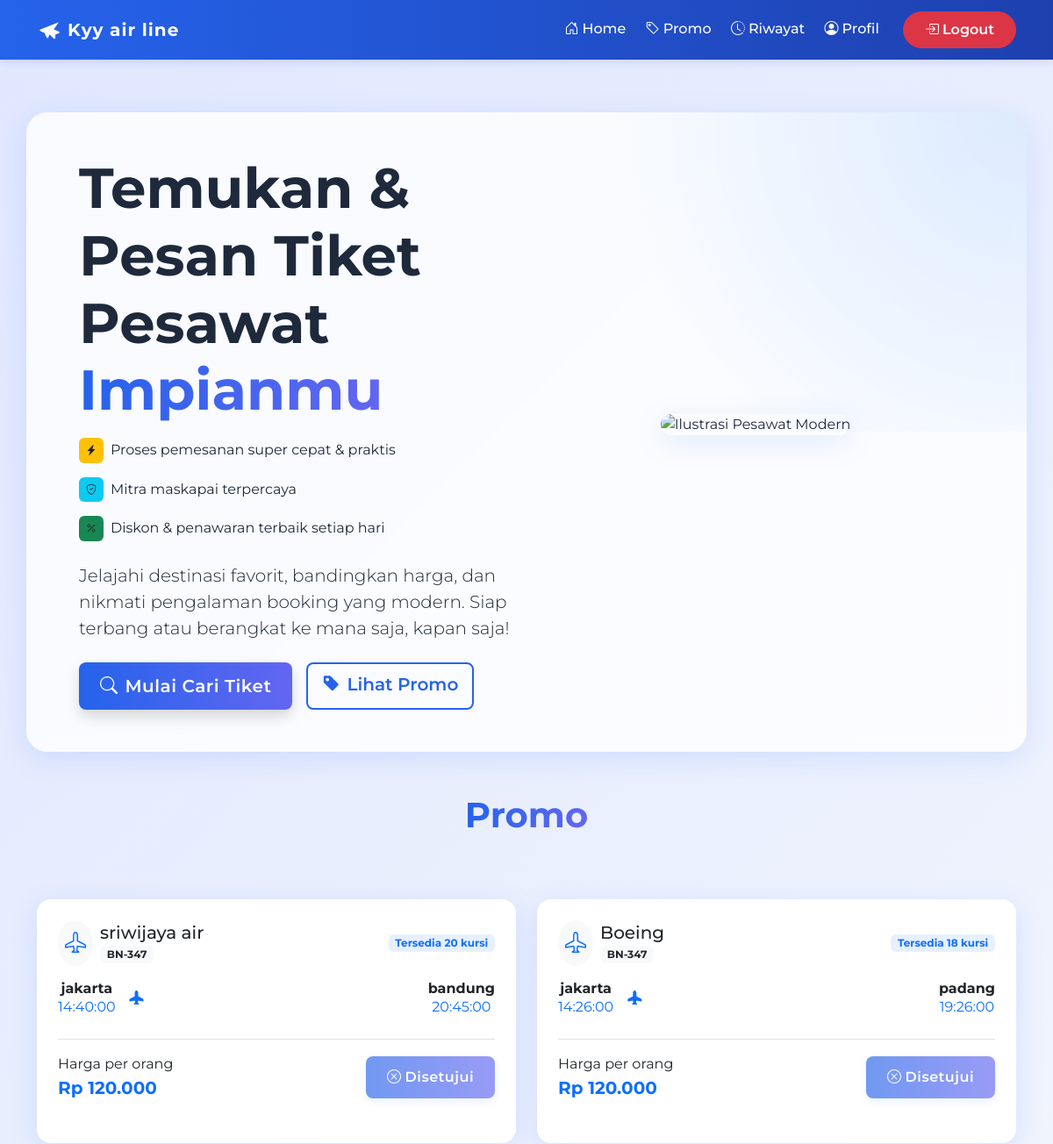
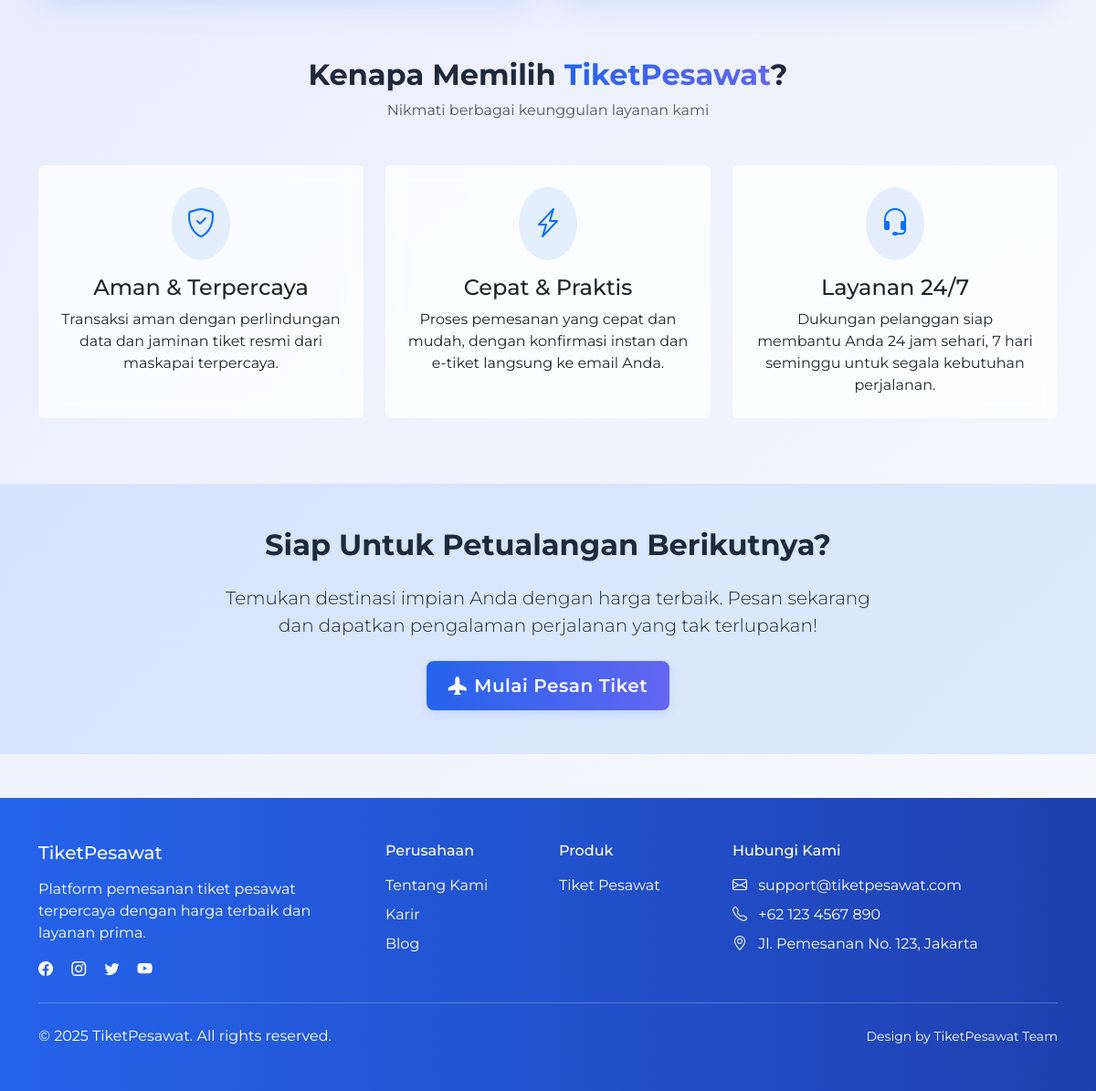
Screenshot of /index.php (signed in) with the database file from the repository (2 pictures, top to bottom).
### tables this page shows
CREATE TABLE `pesawat` (
  `id` int NOT NULL,
  `nama` varchar(50) NOT NULL,
  `no_penerbangan` varchar(50) NOT NULL,
  `asal` varchar(50) NOT NULL,
  `tujuan` varchar(50) NOT NULL,
  `tanggal_berangkat` date DEFAULT NULL,
  `waktu_berangkat` time DEFAULT NULL,
  `harga` decimal(12,2) NOT NULL,
  `created_at` timestamp NOT NULL DEFAULT CURRENT_TIMESTAMP,
  `updated_at` timestamp NOT NULL DEFAULT CURRENT_TIMESTAMP,
  `waktu_tiba` time DEFAULT NULL,
  `kursi_tersedia` int NOT NULL
);

CREATE TABLE `bookings` (
  `id` int NOT NULL,
  `id_pesawat` int NOT NULL,
  `id_user` int NOT NULL,
  `kode` varchar(50) NOT NULL,
  `status` enum('disetujui','menunggu') NOT NULL,
  `kelas` enum('ekonomi','bisnis','first class') NOT NULL,
  `jumlah` int NOT NULL DEFAULT '1',
  `total_harga` int NOT NULL DEFAULT '0',
  `created_at` timestamp NOT NULL DEFAULT CURRENT_TIMESTAMP,
  `tanggal_beli` timestamp NULL DEFAULT CURRENT_TIMESTAMP
);

### index.php (the view, shortened to what this page needs)
<?php
include "./koneksi.php";
$query = "SELECT * FROM pesawat ORDER BY created_at DESC LIMIT 4";
$result_pesawat = $mysql->query($query)->fetch_all(MYSQLI_ASSOC);
$user = [
    "user" => [],
    "bookings" => []
];
if (isset($_SESSION["username"])) {
    $session_username = $_SESSION["username"];
    $stmt_user = $mysql->prepare("SELECT id, nama, role FROM users WHERE username = ?");
    $stmt_user->bind_param("s", $session_username);
    $stmt_user->execute();
    $result_user = $stmt_user->get_result();
    $user_data = $result_user->fetch_assoc();
    if ($user_data) {
        $user["user"] = $user_data;
        $user_id = $user_data["id"];
        $stmt_booking = $mysql->prepare("SELECT id_pesawat, status FROM bookings WHERE id_user = ?");
        $stmt_booking->bind_param("i", $user_id);
        $stmt_booking->execute();
        $bookings_result = $stmt_booking->get_result();
        $user["bookings"] = $bookings_result->fetch_all(MYSQLI_ASSOC);
    } else {
        session_unset();
        session_destroy();
        $is_logged_in = false;
    }
}
?>
<!DOCTYPE html>
<html lang="id">
<head>
    <link href="https://cdn.jsdelivr.net/npm/bootstrap@5.3.3/dist/css/bootstrap.min.css" rel="stylesheet">
    <link rel="stylesheet" href="https://cdn.jsdelivr.net/npm/bootstrap-icons@1.11.1/font/bootstrap-icons.css">
    <link rel="stylesheet" href="./assets/css/style.css">
    <link rel="stylesheet" href="https://cdnjs.cloudflare.com/ajax/libs/animate.css/4.1.1/animate.min.css" />
</head>
<body>
    <?php
    include "navbar.php";
    ?>
    <section class="hero-section pt-5 mt-5">
        <div class="container">
            <div class="row align-items-center hero-bg p-4 p-md-5">
                <div class="col-lg-6 mb-4 mb-lg-0">
                    <h1 class="display-3 fw-bold mb-3 animate__animated animate__fadeInLeft" style="line-height:1.2;">Temukan & Pesan Tiket Pesawat <span class="text-primary-gradient">Impianmu</span></h1>
                    <ul class="list-unstyled mb-4 animate__animated animate__fadeInLeft animate__delay-1s">
                        <li class="mb-3 d-flex align-items-center">
                            <span class="badge bg-warning text-dark me-2 p-2"><i class="bi bi-lightning-charge-fill"></i></span>
                            <span>Proses pemesanan super cepat & praktis</span>
                        </li>
                        <li class="mb-3 d-flex align-items-center">
                            <span class="badge bg-info text-dark me-2 p-2"><i class="bi bi-shield-check"></i></span>
                            <span>Mitra maskapai terpercaya</span>
                        </li>
                        <li class="mb-3 d-flex align-items-center">
                            <span class="badge bg-success text-dark me-2 p-2"><i class="bi bi-percent"></i></span>
                            <span>Diskon & penawaran terbaik setiap hari</span>
                        </li>
                    </ul>
                    <p class="lead mb-4 animate__animated animate__fadeInLeft animate__delay-2s">Jelajahi destinasi favorit, bandingkan harga, dan nikmati pengalaman booking yang modern. Siap terbang atau berangkat ke mana saja, kapan saja!</p>
                    <div class="d-flex flex-wrap gap-3 animate__animated animate__fadeInUp animate__delay-3s">
                        <a href="./pencarian.php" class="btn btn-primary btn-lg shadow">
                            <i class="bi bi-search me-2"></i>Mulai Cari Tiket
                        </a>
                        <a href="#promo" class="btn btn-outline-primary btn-lg">
                            <i class="bi bi-tag-fill me-2"></i>Lihat Promo
                        </a>
                    </div>
                </div>
                <div class="col-lg-6 text-center">
                    <img src="https://images.unsplash.com/photo-1464037866556-6812c9d1c72e?auto=format&fit=crop&w=600&q=80" alt="Ilustrasi Pesawat Modern" class="img-fluid hero-img mb-3">
                </div>
            </div>
        </div>
    </section>
    <section class="container">
        <div class="search-results">
            <div class="d-flex justify-content-between align-items-center mb-4">
                <h3 class="fw-bold mb-5 mt-5 text-center" style="width: 100%; font-size: 40px;"><span class="text-primary-gradient" id="promo">Promo</span></h3>
            </div>
            <div class="row g-4" data-animate="animate-fade-in">
                <?php
                foreach ($result_pesawat as $pesawat) {
                    $rupiah = "Rp " . number_format($pesawat["harga"], 0, ",", ".");
                ?>
                    <div class="col-md-6" data-animate="animate-fade-in">
                        <div class="result-card card h-100">
                            <div class="card-body p-4">
                                <div class="d-flex justify-content-between align-items-center mb-3">
                                    <div class="d-flex align-items-center">
                                        <div class="airline-logo me-2 rounded-circle bg-light p-2">
                                            <i class="bi bi-airplane text-primary" style="font-size: 1.5rem;"></i>
                                        </div>
                                        <div>
                                            <h5 class="card-title mb-0"><?= $pesawat["nama"] ?></h5>
                                            <span class="badge bg-light text-dark"><?= $pesawat["no_penerbangan"] ?></span>
                                        </div>
                                    </div>
                                    <span class="badge bg-primary bg-opacity-10 text-primary"><?= "Tersedia " . $pesawat["kursi_tersedia"] . " kursi" ?? 'Tidak ada kursi tersedia' ?></span>
                                </div>
                                <div class="flight-route d-flex justify-content-between align-items-center mb-4 position-relative">
                                    <div class="text-center">
                                        <h6 class="fw-bold mb-0"><?= $pesawat["asal"] ?></h6>
                                        <p class="mb-0 text-primary"><?= $pesawat["waktu_berangkat"] ?></p>
                                    </div>
                                    <div class="flight-line position-relative flex-grow-1 mx-3">
                                        <div class="flight-icon">
                                            <i class="bi bi-airplane-fill text-primary"></i>
                                        </div>
                                    </div>
                                    <div class="text-center">
                                        <h6 class="fw-bold mb-0"><?= $pesawat["tujuan"] ?></h6>
                                        <p class="mb-0 text-primary"><?= $pesawat["waktu_tiba"] ?></p>
                                    </div>
                                </div>
                                <div class="d-flex justify-content-between align-items-center mt-3 pt-3 border-top">
                                    <div>
                                        <p class="mb-0">Harga per orang</p>
                                        <p class="card-text fw-bold text-primary mb-0 fs-5"><?= $rupiah ?></p>
                                    </div>
                                    <?php
                                    $isBooking = [];
                                    if ($is_logged_in) {
                                        $isBooking = array_values(array_filter($user["bookings"], function ($item) use ($pesawat) {
                                            return isset($item["id_pesawat"]) && $item["id_pesawat"] == $pesawat["id"];
                                        }));
                                    }
                                    if (!empty($isBooking)) {
                                    ?>
                                        <button class="btn btn-primary" disabled>
                                            <i class="bi bi-x-circle me-1"></i><?= ucfirst($isBooking[0]["status"]) ?>
                                        </button>
                                    <?php
                                    } elseif ($is_logged_in) {
                                    ?>
                                        <a href="./konfirmasi.php?pesawat=<?= $pesawat["id"] ?>" class="btn btn-primary">
                                            <i class="bi bi-check-circle me-1"></i>Pilih Tiket
                                        </a>
                                    <?php
                                    } else {
                                    ?>
                                        <a href="./login.php" class="btn btn-primary">
                                            <i class="bi bi-box-arrow-in-right me-1"></i>Pilih Tiket (Login)
                                        </a>
                                    <?php
                                    }
                                    ?>
                                </div>
                            </div>
                        </div>
                    </div>
                <?php
                }
                ?>
            </div>
        </div>
    </section>
    <section class="container py-5 mt-3">
        <div class="text-center mb-5 animate__animated animate__fadeIn">
            <h2 class="fw-bold">Kenapa Memilih <span class="text-primary-gradient">TiketPesawat</span>?</h2>
            <p class="text-muted">Nikmati berbagai keunggulan layanan kami</p>
        </div>
        <div class="row g-4">
            <div class="col-md-4" data-animate="animate-fade-in" data-delay="delay-100">
                <div class="card h-100 border-0 bg-glass hover-lift">
                    <div class="card-body text-center p-4">
                        <div class="rounded-circle bg-primary bg-opacity-10 p-3 d-inline-flex mb-3">
                            <i class="bi bi-shield-check text-primary" style="font-size: 2rem;"></i>
                        </div>
                        <h4 class="card-title">Aman & Terpercaya</h4>
                        <p class="card-text">Transaksi aman dengan perlindungan data dan jaminan tiket resmi dari maskapai terpercaya.</p>
                    </div>
                </div>
            </div>
            <div class="col-md-4" data-animate="animate-fade-in" data-delay="delay-200">
                <div class="card h-100 border-0 bg-glass hover-lift">
                    <div class="card-body text-center p-4">
                        <div class="rounded-circle bg-primary bg-opacity-10 p-3 d-inline-flex mb-3">
                            <i class="bi bi-lightning-charge text-primary" style="font-size: 2rem;"></i>
                        </div>
                        <h4 class="card-title">Cepat & Praktis</h4>
                        <p class="card-text">Proses pemesanan yang cepat dan mudah, dengan konfirmasi instan dan e-tiket langsung ke email Anda.</p>
                    </div>
                </div>
            </div>
            <div class="col-md-4" data-animate="animate-fade-in" data-delay="delay-300">
                <div class="card h-100 border-0 bg-glass hover-lift">
                    <div class="card-body text-center p-4">
                        <div class="rounded-circle bg-primary bg-opacity-10 p-3 d-inline-flex mb-3">
                            <i class="bi bi-headset text-primary" style="font-size: 2rem;"></i>
                        </div>
                        <h4 class="card-title">Layanan 24/7</h4>
                        <p class="card-text">Dukungan pelanggan siap membantu Anda 24 jam sehari, 7 hari seminggu untuk segala kebutuhan perjalanan.</p>
                    </div>
                </div>
            </div>
        </div>
    </section>
    <section class="py-5 bg-primary bg-opacity-10 mt-4">
        <div class="container">
            <div class="row align-items-center">
                <div class="col-lg-8 mx-auto text-center">
                    <h2 class="fw-bold mb-4 animate__animated animate__fadeIn">Siap Untuk Petualangan Berikutnya?</h2>
                    <p class="lead mb-4 animate__animated animate__fadeIn animate__delay-1s">Temukan destinasi impian Anda dengan harga terbaik. Pesan sekarang dan dapatkan pengalaman perjalanan yang tak terlupakan!</p>
                    <a href="./pencarian.php" class="btn btn-primary btn-lg animate__animated animate__fadeIn animate__delay-2s">
                        <i class="bi bi-airplane-fill me-2"></i>Mulai Pesan Tiket
                    </a>
                </div>
            </div>
        </div>
    </section>
    <footer class="footer text-white text-center py-5 mt-5">
        <div class="container">
            <div class="row">
                <div class="col-md-4 mb-4 mb-md-0 text-md-start">
                    <h5 class="mb-3">TiketPesawat</h5>
                    <p class="mb-0">Platform pemesanan tiket pesawat terpercaya dengan harga terbaik dan layanan prima.</p>
                    <div class="mt-3">
                        <a href="#" class="text-white me-3"><i class="bi bi-facebook"></i></a>
                        <a href="#" class="text-white me-3"><i class="bi bi-instagram"></i></a>
                        <a href="#" class="text-white me-3"><i class="bi bi-twitter"></i></a>
                        <a href="#" class="text-white"><i class="bi bi-youtube"></i></a>
                    </div>
                </div>
                <div class="col-md-2 mb-4 mb-md-0 text-md-start">
                    <h6 class="mb-3">Perusahaan</h6>
                    <ul class="list-unstyled">
                        <li class="mb-2"><a href="#" class="text-white">Tentang Kami</a></li>
                        <li class="mb-2"><a href="#" class="text-white">Karir</a></li>
                        <li class="mb-2"><a href="#" class="text-white">Blog</a></li>
                    </ul>
                </div>
                <div class="col-md-2 mb-4 mb-md-0 text-md-start">
                    <h6 class="mb-3">Produk</h6>
                    <ul class="list-unstyled">
                        <li class="mb-2"><a href="#" class="text-white">Tiket Pesawat</a></li>
                    </ul>
                </div>
                <div class="col-md-4 text-md-start">
                    <h6 class="mb-3">Hubungi Kami</h6>
                    <ul class="list-unstyled">
                        <li class="mb-2"><i class="bi bi-envelope me-2"></i> support@tiketpesawat.com</li>
                        <li class="mb-2"><i class="bi bi-telephone me-2"></i> +62 123 4567 890</li>
                        <li class="mb-2"><i class="bi bi-geo-alt me-2"></i> Jl. Pemesanan No. 123, Jakarta</li>
                    </ul>
                </div>
            </div>
            <hr class="my-4 bg-white">
            <div class="row">
                <div class="col-md-6 text-md-start">
                    <p class="mb-0">&copy; 2025 TiketPesawat. All rights reserved.</p>
                </div>
                <div class="col-md-6 text-md-end">
                    <small>Design by TiketPesawat Team</small>
                </div>
            </div>
        </div>
    </footer>
</body>
</html>

### rows the page displays
pesawat: nama "sriwijaya air", no_penerbangan "BN-347", kursi_tersedia "Tersedia 20 kursi", asal "jakarta", waktu_berangkat "14:40:00", tujuan "bandung", waktu_tiba "20:45:00", harga "Rp 120.000"
bookings: status "Disetujui"
pesawat: nama "Boeing", no_penerbangan "BN-347", kursi_tersedia "Tersedia 18 kursi", asal "jakarta", waktu_berangkat "14:26:00", tujuan "padang", waktu_tiba "19:26:00", harga "Rp 120.000"
bookings: status "Disetujui"
